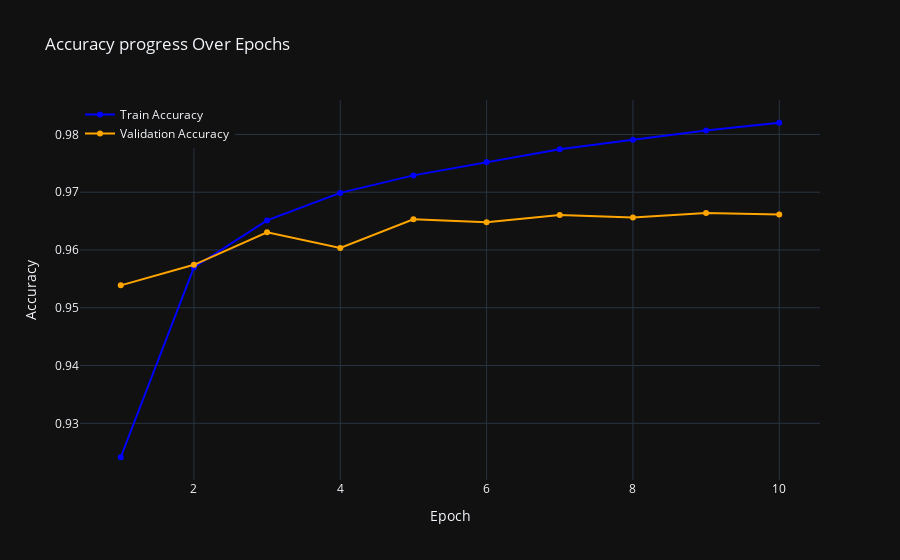

This figure's notebook cell:
### Code cell
model.plot_history()

### Figure 1 — Plotly figure (JSON) as saved in the notebook; plotly's stock layout.template omitted (floating-point values rounded to 4 significant figures)
{"data": [{"line": {"color": "blue"}, "mode": "lines+markers", "name": "Train Accuracy", "type": "scatter", "x": [1, 2, 3, 4, 5, 6, 7, 8, 9, 10], "y": [0.9241, 0.957, 0.9651, 0.9699, 0.9729, 0.9752, 0.9774, 0.9791, 0.9807, 0.982]}, {"line": {"color": "orange"}, "mode": "lines+markers", "name": "Validation Accuracy", "type": "scatter", "x": [1, 2, 3, 4, 5, 6, 7, 8, 9, 10], "y": [0.9539, 0.9574, 0.9631, 0.9604, 0.9653, 0.9648, 0.9661, 0.9656, 0.9664, 0.9661]}], "layout": {"legend": {"x": 0, "y": 1}, "title": {"text": "Accuracy progress Over Epochs"}, "xaxis": {"title": {"text": "Epoch"}}, "yaxis": {"title": {"text": "Accuracy"}}}}
